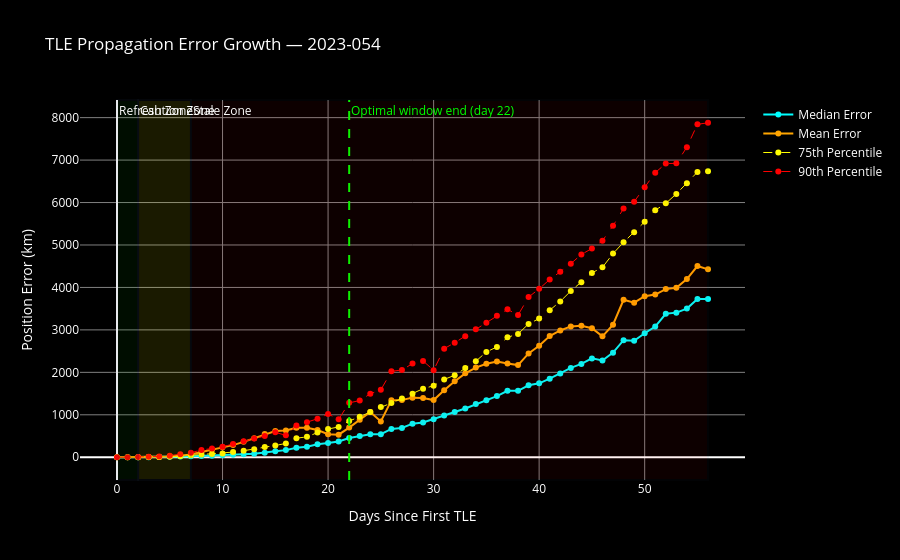

Write notebook code for a chart like this one.
### Code cell
error_df, fleet_df = compute_propagation_error(
    results_t7['hist_df'], 
    results_t7['cluster_norads'], 
    '2023-04-15'
)
plot_propagation_error(fleet_df, '2023-054', optimal_window_end=22)

### Figure 1 — Plotly figure (JSON) as saved in the notebook; plotly's stock layout.template omitted (floating-point values rounded to 4 significant figures)
{"data": [{"line": {"color": "cyan", "width": 2}, "mode": "lines+markers", "name": "Median Error", "type": "scatter", "x": [0, 1, 2, 3, 4, 5, 6, 7, 8, 9, 10, 11, 12, 13, 14, 15, 16, 17, 18, 19, 20, 21, 22, 23, 24, 25, 26, 27, 28, 29, 30, 31, 32, 33, 34, 35, 36, 37, 38, 39, 40, 41, 42, 43, 44, 45, 46, 47, 48, 49, 50, 51, 52, 53, 54, 55, 56], "y": [0, 0.2035, 0.9322, 1.164, 3.653, 10.56, 17.96, 21.52, 28.19, 37.39, 48.98, 60.76, 71.6, 84.12, 105.5, 139.4, 168.0, 222.9, 247.4, 307.2, 336.6, 373.4, 454.7, 502.9, 541.2, 542.0, 666.4, 688.3, 791.7, 819.5, 897.3, 984.8, 1065.0, 1150.0, 1252.0, 1340.0, 1441.0, 1566.0, 1566.0, 1695.0, 1742.0, 1852.0, 1974.0, 2104.0, 2199.0, 2329.0, 2278.0, 2465.0, 2757.0, 2744.0, 2921.0, 3079.0, 3380.0, 3406.0, 3502.0, 3728.0, 3726.0]}, {"line": {"color": "orange", "width": 2}, "mode": "lines+markers", "name": "Mean Error", "type": "scatter", "x": [0, 1, 2, 3, 4, 5, 6, 7, 8, 9, 10, 11, 12, 13, 14, 15, 16, 17, 18, 19, 20, 21, 22, 23, 24, 25, 26, 27, 28, 29, 30, 31, 32, 33, 34, 35, 36, 37, 38, 39, 40, 41, 42, 43, 44, 45, 46, 47, 48, 49, 50, 51, 52, 53, 54, 55, 56], "y": [0, 0.8439, 2.032, 3.694, 7.317, 18.15, 35.54, 63.77, 125.5, 177.9, 237.1, 285.9, 362.7, 450.4, 546.4, 618.7, 628.0, 694.9, 694.0, 640.8, 541.6, 532.3, 699.1, 881.0, 1067.0, 844.3, 1340.0, 1348.0, 1404.0, 1393.0, 1346.0, 1577.0, 1789.0, 1976.0, 2112.0, 2201.0, 2255.0, 2207.0, 2171.0, 2446.0, 2625.0, 2854.0, 2986.0, 3082.0, 3098.0, 3041.0, 2848.0, 3121.0, 3710.0, 3641.0, 3792.0, 3832.0, 3961.0, 3990.0, 4197.0, 4505.0, 4427.0]}, {"line": {"color": "yellow", "dash": "dash", "width": 1}, "mode": "lines+markers", "name": "75th Percentile", "type": "scatter", "x": [0, 1, 2, 3, 4, 5, 6, 7, 8, 9, 10, 11, 12, 13, 14, 15, 16, 17, 18, 19, 20, 21, 22, 23, 24, 25, 26, 27, 28, 29, 30, 31, 32, 33, 34, 35, 36, 37, 38, 39, 40, 41, 42, 43, 44, 45, 46, 47, 48, 49, 50, 51, 52, 53, 54, 55, 56], "y": [0, 0.8436, 1.866, 3.514, 7.72, 19.7, 27.73, 45.26, 65.53, 76.89, 90.75, 121.6, 153.6, 190.9, 239.2, 277.8, 324.7, 448.6, 480.2, 582.2, 665.0, 713.5, 854.6, 951.4, 1069.0, 1181.0, 1280.0, 1385.0, 1495.0, 1616.0, 1684.0, 1833.0, 1931.0, 2102.0, 2261.0, 2480.0, 2599.0, 2825.0, 2904.0, 3142.0, 3266.0, 3462.0, 3671.0, 3916.0, 4121.0, 4343.0, 4473.0, 4797.0, 5064.0, 5300.0, 5546.0, 5818.0, 5980.0, 6203.0, 6452.0, 6719.0, 6738.0]}, {"line": {"color": "red", "dash": "dash", "width": 1}, "mode": "lines+markers", "name": "90th Percentile", "type": "scatter", "x": [0, 1, 2, 3, 4, 5, 6, 7, 8, 9, 10, 11, 12, 13, 14, 15, 16, 17, 18, 19, 20, 21, 22, 23, 24, 25, 26, 27, 28, 29, 30, 31, 32, 33, 34, 35, 36, 37, 38, 39, 40, 41, 42, 43, 44, 45, 46, 47, 48, 49, 50, 51, 52, 53, 54, 55, 56], "y": [0, 2.609, 4.597, 10.85, 18.72, 37.46, 70.29, 107.9, 168.8, 208.5, 245.7, 312.6, 379.7, 440.2, 499.5, 586.2, 516.7, 745.5, 824.8, 906.7, 1019.0, 895.0, 1281.0, 1336.0, 1494.0, 1588.0, 2024.0, 2055.0, 2206.0, 2269.0, 2050.0, 2559.0, 2698.0, 2853.0, 3014.0, 3167.0, 3332.0, 3484.0, 3349.0, 3773.0, 3967.0, 4186.0, 4369.0, 4560.0, 4776.0, 4917.0, 5102.0, 5453.0, 5860.0, 6021.0, 6360.0, 6704.0, 6917.0, 6923.0, 7305.0, 7842.0, 7880.0]}], "layout": {"annotations": [{"font": {"color": "lime"}, "showarrow": false, "text": "Optimal window end (day 22)", "x": 22, "xanchor": "left", "xref": "x", "y": 1, "yanchor": "top", "yref": "y domain"}, {"showarrow": false, "text": "Refresh Zone", "x": 0, "xanchor": "left", "xref": "x", "y": 1, "yanchor": "top", "yref": "y domain"}, {"showarrow": false, "text": "Caution Zone", "x": 2, "xanchor": "left", "xref": "x", "y": 1, "yanchor": "top", "yref": "y domain"}, {"showarrow": false, "text": "Stale Zone", "x": 7, "xanchor": "left", "xref": "x", "y": 1, "yanchor": "top", "yref": "y domain"}], "font": {"color": "white"}, "legend": {"bgcolor": "black"}, "paper_bgcolor": "black", "plot_bgcolor": "black", "shapes": [{"line": {"color": "lime", "dash": "dash"}, "type": "line", "x0": 22, "x1": 22, "xref": "x", "y0": 0, "y1": 1, "yref": "y domain"}, {"fillcolor": "green", "opacity": 0.1, "type": "rect", "x0": 0, "x1": 2, "xref": "x", "y0": 0, "y1": 1, "yref": "y domain"}, {"fillcolor": "yellow", "opacity": 0.1, "type": "rect", "x0": 2, "x1": 7, "xref": "x", "y0": 0, "y1": 1, "yref": "y domain"}, {"fillcolor": "red", "opacity": 0.05, "type": "rect", "x0": 7, "x1": 56, "xref": "x", "y0": 0, "y1": 1, "yref": "y domain"}], "title": {"text": "TLE Propagation Error Growth — 2023-054"}, "xaxis": {"gridcolor": "gray", "title": {"text": "Days Since First TLE"}}, "yaxis": {"gridcolor": "gray", "title": {"text": "Position Error (km)"}}}}
